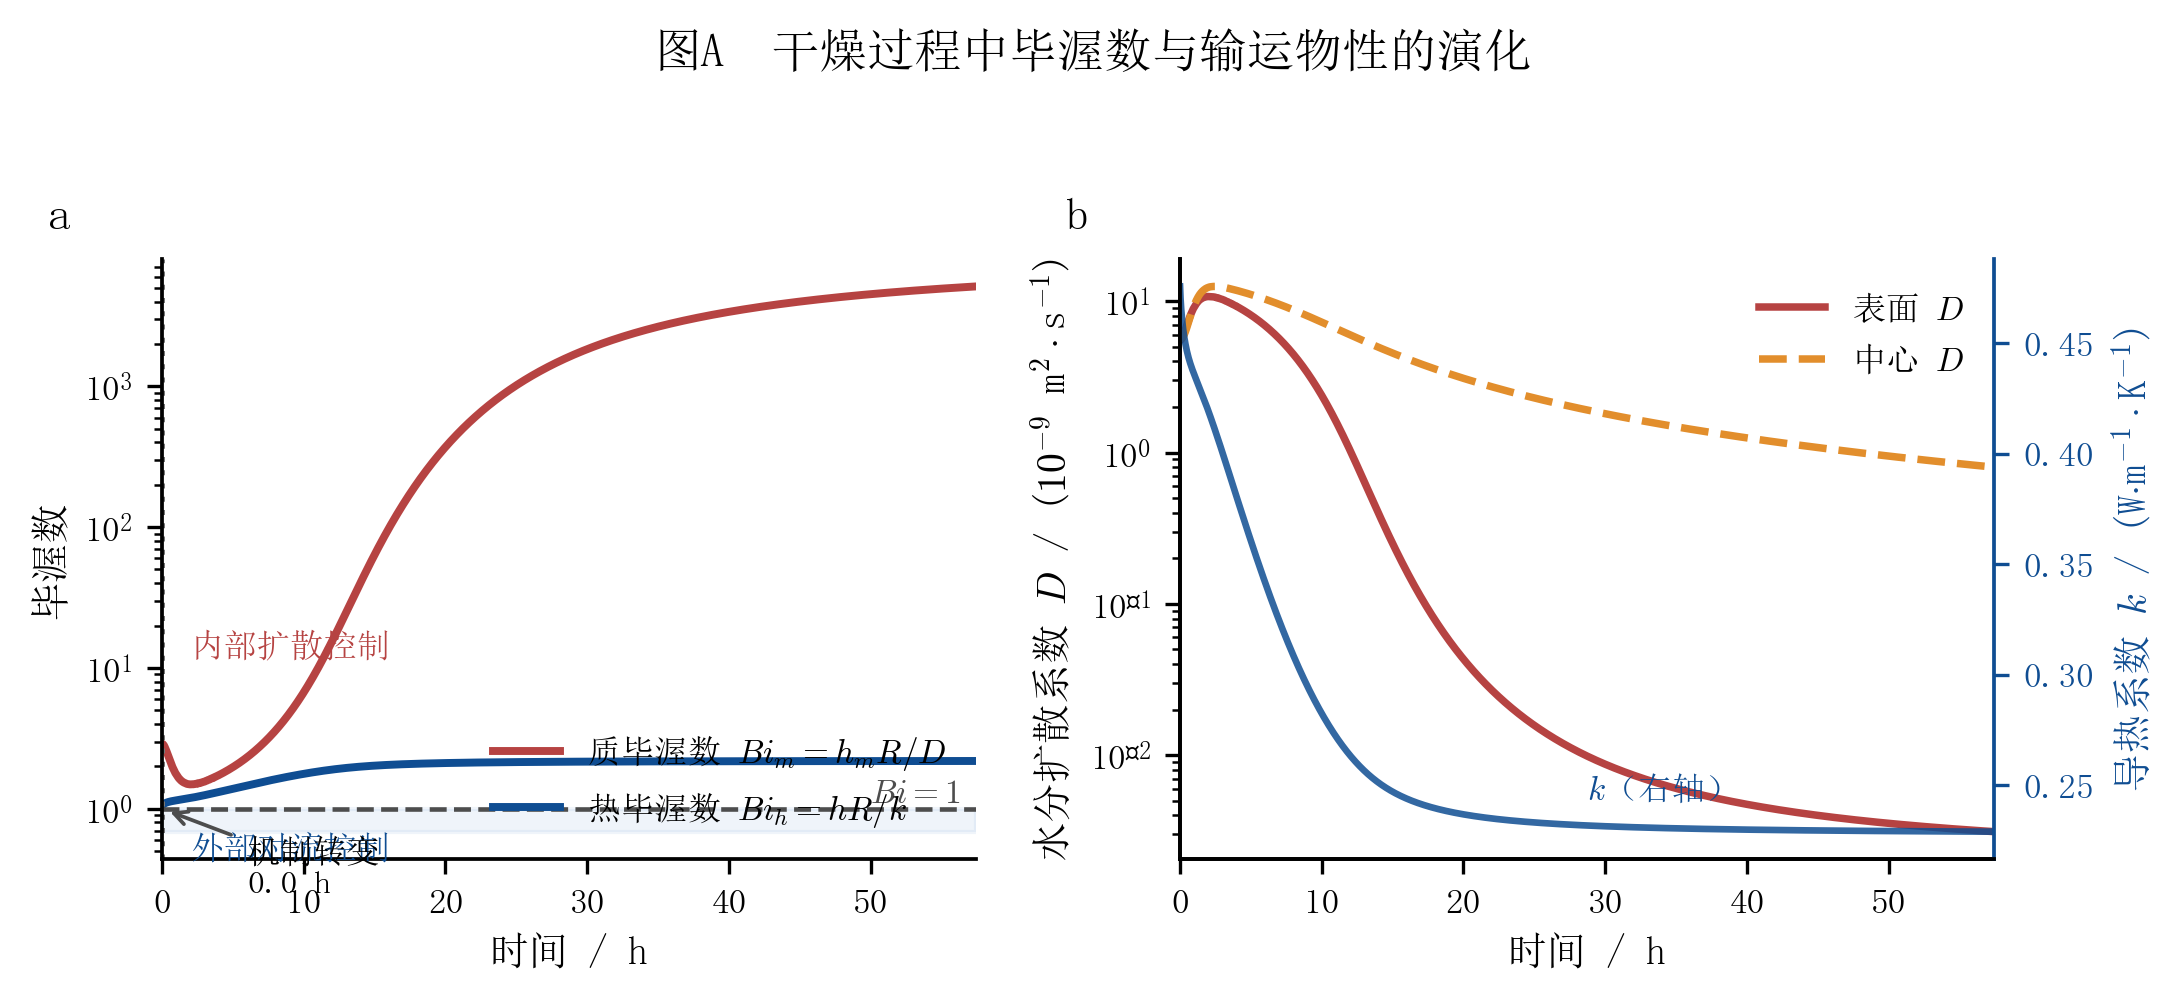

The Python source for this figure:
# -*- coding: utf-8 -*-
"""
图A  毕渥数演化：传质由外部对流控制向内部扩散控制的转变

物理含义
    热毕渥数  Bi_h = h  * R / k(C)      —— 外部对流换热 与 内部导热 之比
    质毕渥数  Bi_m = h_m * R / D(C,T)   —— 外部对流传质 与 内部扩散 之比
Bi << 1 时内部阻力可忽略（温度/水分近似均匀）；Bi >> 1 时内部阻力主导，
药材内部出现显著梯度。由于 D 随含水率下降而急剧减小，Bi_m 在干燥过程中
上升一个量级以上，这正是干燥速率进入"降速段"的物理根源。
"""
import numpy as np
import matplotlib.pyplot as plt

from _style import (setup_style, save_fig, panel_label, npz,
                    PALETTE, DEFAULT_COLORS)
import common

setup_style()
print('[图A] 毕渥数演化')

# ---------------- 数据 ----------------
d = npz('_p3')
t = d['t']                      # s
C = d['C']                      # (nt, 21)
T = d['T']                      # (nt, 21)
C_surf = d['C_surf']
T_end = float(d['T_end'])
r = d['r']
th = t / 3600.0

rho_f, cp_f, k_f, D_f = common.props(3)
R0 = common.R0
h = common.h_conv
hm = common.hm

# 表面与中心的物性
T_surf = T[:, -1]
k_surf = k_f(C_surf)
D_surf = D_f(C_surf, T_surf)
D_cent = D_f(C[:, 0], T[:, 0])

Bi_h = h * R0 / k_surf
Bi_m = hm * R0 / D_surf

# 关键时刻
i0 = 0
i_end = len(t) - 1
# Bi_m 越过 1 与越过 10 的时刻
def cross_time(y, level):
    idx = np.where(y >= level)[0]
    return th[idx[0]] if len(idx) else np.nan

t_bi1 = cross_time(Bi_m, 1.0)
t_bi10 = cross_time(Bi_m, 10.0)

print(f'  Bi_h: {Bi_h[0]:.3f} -> {Bi_h[-1]:.3f}')
print(f'  Bi_m: {Bi_m[0]:.3f} -> {Bi_m[-1]:.3f}  (增大 {Bi_m[-1]/Bi_m[0]:.1f} 倍)')
print(f'  Bi_m 越过 1 : {t_bi1:.2f} h ; 越过 10 : {t_bi10:.2f} h')

# ---------------- 绘图 ----------------
fig, axes = plt.subplots(1, 2, figsize=(7.4, 3.2))

# (a) 毕渥数
ax = axes[0]
ax.semilogy(th, Bi_m, color=PALETTE['red_main'], lw=1.9,
            label=r'质毕渥数 $Bi_m = h_m R/D$')
ax.semilogy(th, Bi_h, color=PALETTE['blue_main'], lw=1.9,
            label=r'热毕渥数 $Bi_h = hR/k$')
ax.axhline(1.0, color=PALETTE['neutral_dark'], ls='--', lw=1.1)
ax.text(th[-1] * 0.98, 1.12, r'$Bi=1$', fontsize=8, ha='right',
        color=PALETTE['neutral_dark'])

# 控制机制分区底色
ax.axhspan(ax.get_ylim()[0], 1.0, color=PALETTE['blue_light'], alpha=0.18, zorder=0)
ax.text(2, 0.45, '外部对流控制', fontsize=8, color=PALETTE['blue_main'])
ax.text(2, 12, '内部扩散控制', fontsize=8, color=PALETTE['red_main'])

if np.isfinite(t_bi1):
    ax.axvline(t_bi1, color=PALETTE['neutral_mid'], ls=':', lw=1.2)
    ax.annotate(f'机制转变\n{t_bi1:.1f} h', xy=(t_bi1, 1.0),
                xytext=(t_bi1 + 6, 0.25), fontsize=8,
                arrowprops=dict(arrowstyle='->', lw=0.9,
                                color=PALETTE['neutral_dark']))

ax.set_xlabel('时间 / h')
ax.set_ylabel('毕渥数')
ax.set_xlim(0, T_end / 3600.0)
ax.legend(fontsize=8, loc='lower right')
panel_label(ax, 'a')

# (b) 扩散系数与导热系数的量级变化
ax = axes[1]
ax.semilogy(th, D_surf * 1e9, color=PALETTE['red_main'], lw=1.8,
            label='表面 $D$')
ax.semilogy(th, D_cent * 1e9, color=PALETTE['orange'], lw=1.8, ls='--',
            label='中心 $D$')
ax.set_xlabel('时间 / h')
ax.set_ylabel(r'水分扩散系数 $D$ / ($10^{-9}$ m$^2\cdot$s$^{-1}$)')
ax.set_xlim(0, T_end / 3600.0)
ax.legend(fontsize=8, loc='upper right')

ax2 = ax.twinx()
ax2.plot(th, k_surf, color=PALETTE['blue_main'], lw=1.6, alpha=0.85)
ax2.set_ylabel(r'导热系数 $k$ / (W$\cdot$m$^{-1}\cdot$K$^{-1}$)',
               color=PALETTE['blue_main'])
ax2.tick_params(axis='y', colors=PALETTE['blue_main'])
ax2.spines['right'].set_visible(True)
ax2.spines['right'].set_color(PALETTE['blue_main'])
ax2.spines['top'].set_visible(False)
ax.text(0.50, 0.10, '$k$（右轴）', transform=ax.transAxes, fontsize=8,
        color=PALETTE['blue_main'])
panel_label(ax, 'b')

fig.suptitle('图A  干燥过程中毕渥数与输运物性的演化', y=1.03)
fig.tight_layout()
save_fig(fig, 'figA_biot')
